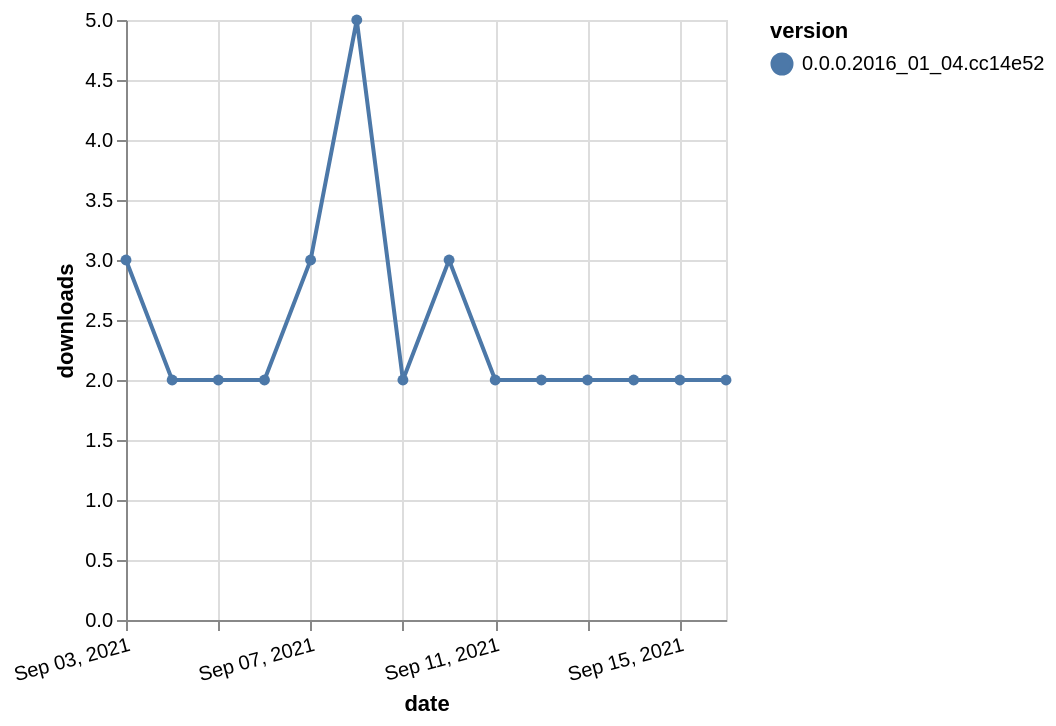

The Vega-Lite source for this figure:
### Vega-Lite specification from a JSON file in a GitHub repository (floating-point values rounded to 4 significant figures)
{"$schema": "https://vega.github.io/schema/vega-lite/v5.json", "description": "A simple bar chart with embedded data.", "data": {"values": [{"date": "2021-09-03", "total": 2527, "delta": 3, "version": "0.0.0.2016_01_04.cc14e52"}, {"date": "2021-09-04", "total": 2529, "delta": 2, "version": "0.0.0.2016_01_04.cc14e52"}, {"date": "2021-09-05", "total": 2531, "delta": 2, "version": "0.0.0.2016_01_04.cc14e52"}, {"date": "2021-09-06", "total": 2533, "delta": 2, "version": "0.0.0.2016_01_04.cc14e52"}, {"date": "2021-09-07", "total": 2536, "delta": 3, "version": "0.0.0.2016_01_04.cc14e52"}, {"date": "2021-09-08", "total": 2541, "delta": 5, "version": "0.0.0.2016_01_04.cc14e52"}, {"date": "2021-09-09", "total": 2543, "delta": 2, "version": "0.0.0.2016_01_04.cc14e52"}, {"date": "2021-09-10", "total": 2546, "delta": 3, "version": "0.0.0.2016_01_04.cc14e52"}, {"date": "2021-09-11", "total": 2548, "delta": 2, "version": "0.0.0.2016_01_04.cc14e52"}, {"date": "2021-09-12", "total": 2550, "delta": 2, "version": "0.0.0.2016_01_04.cc14e52"}, {"date": "2021-09-13", "total": 2552, "delta": 2, "version": "0.0.0.2016_01_04.cc14e52"}, {"date": "2021-09-14", "total": 2554, "delta": 2, "version": "0.0.0.2016_01_04.cc14e52"}, {"date": "2021-09-15", "total": 2556, "delta": 2, "version": "0.0.0.2016_01_04.cc14e52"}, {"date": "2021-09-16", "total": 2558, "delta": 2, "version": "0.0.0.2016_01_04.cc14e52"}]}, "width": "container", "mark": {"type": "line", "point": {"filled": true}}, "encoding": {"x": {"field": "date", "type": "temporal", "timeUnit": "yearmonthdate", "title": "date", "axis": {"labelAngle": -15}}, "y": {"field": "delta", "type": "quantitative", "title": "downloads"}, "color": {"field": "version", "type": "nominal"}, "tooltip": {"field": "delta"}}}
